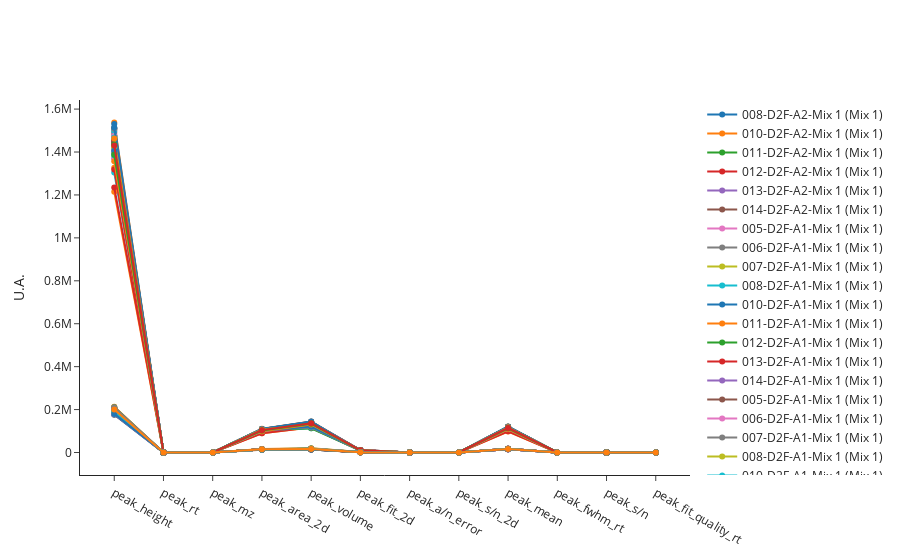

Write notebook code for a chart like this one.
### Code cell
analyses.plot_features(indices=train_indices)
